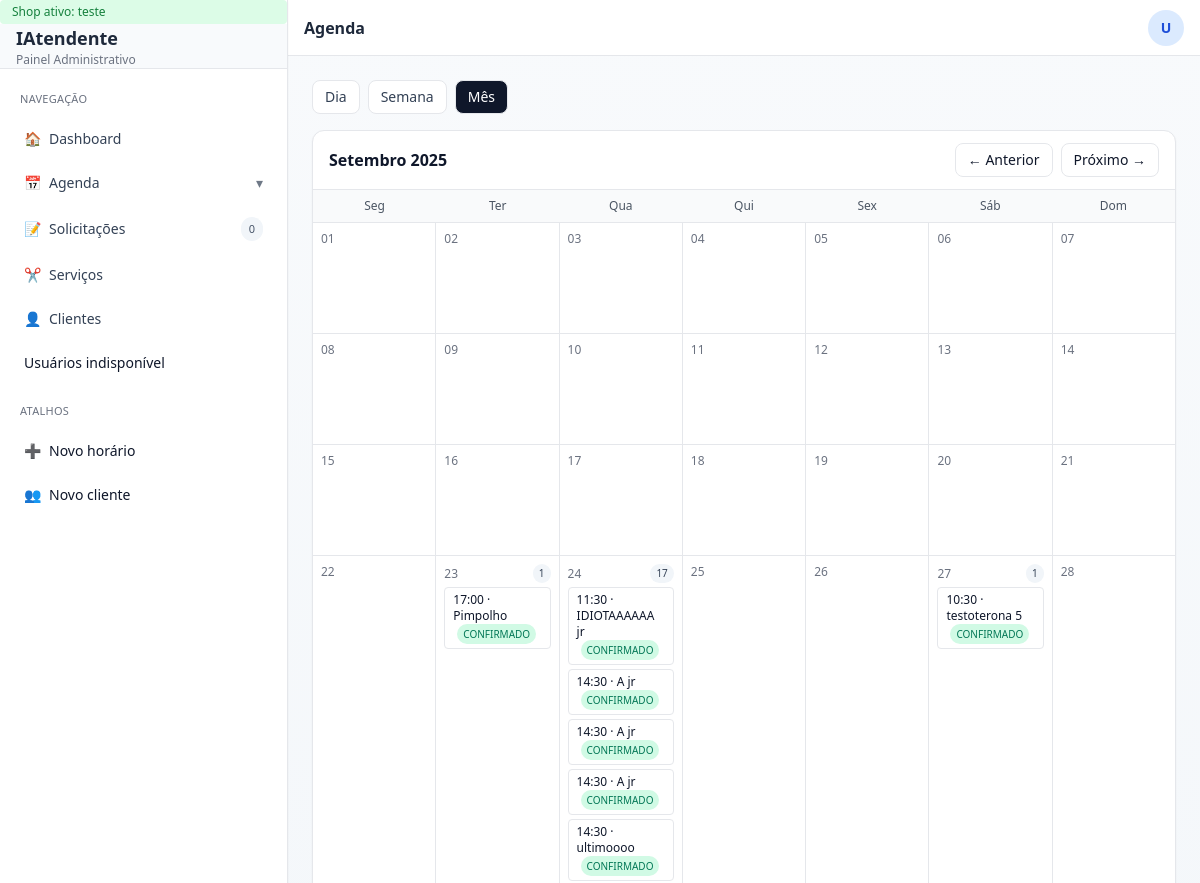
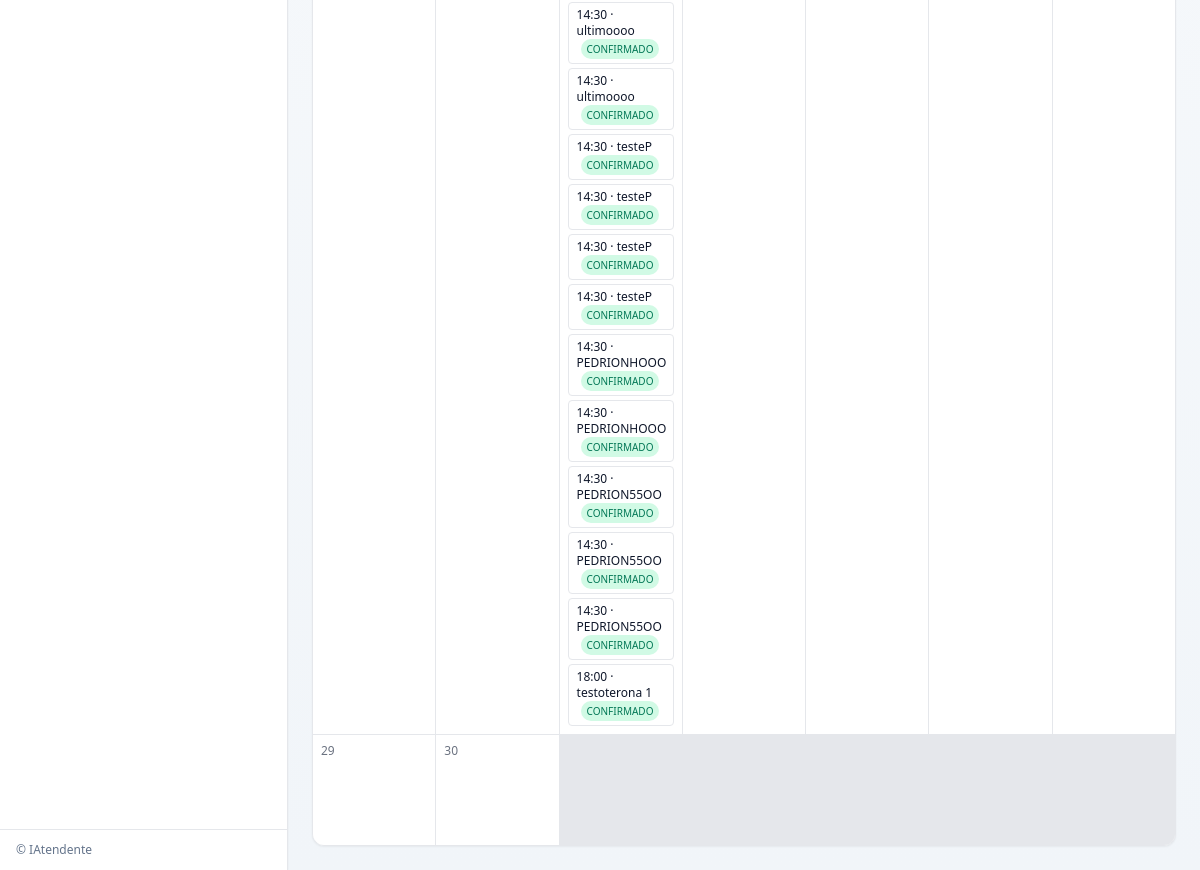
Page /teste/agendamentos/mes/?view=mes (signed in) on the committed database (2 pictures, top to bottom).
### barbearias/models.py (models this page shows, shortened)
class BarberShop(models.Model):
    owner = models.ForeignKey(
        settings.AUTH_USER_MODEL,
        on_delete=models.SET_NULL,
        null=True,
        blank=True,
        related_name="owned_shops",
    )
    nome = models.CharField(max_length=120)
    slug = models.SlugField(max_length=140, unique=True)
    telefone = models.CharField(max_length=32, blank=True)
    timezone = models.CharField(max_length=64, default="America/Sao_Paulo")
    created_at = models.DateTimeField(auto_now_add=True)
    class Meta:
        ordering = ["nome"]

### agendamentos/models.py (models this page shows, shortened)
class Agendamento(models.Model):
    shop = models.ForeignKey("barbearias.BarberShop", on_delete=models.CASCADE, related_name="agendamentos")
    solicitacao = models.OneToOneField(
        "solicitacoes.Solicitacao",
        on_delete=models.CASCADE,
        related_name="agendamento",
        null=True, blank=True,
    )
    cliente = models.ForeignKey(
        "clientes.Cliente",
        on_delete=models.SET_NULL,
        null=True, blank=True,
        related_name="agendamentos",
    )
    cliente_nome = models.CharField(max_length=120, blank=True)
    barbeiro = models.ForeignKey(
        User,
        on_delete=models.SET_NULL,
        blank=True, null=True,
        related_name="agendamentos",
        db_index=True,
    )
    servico = models.ForeignKey(
        "servicos.Servico",
        on_delete=models.SET_NULL,
        null=True, blank=True,
        related_name="agendamentos",
    )
    servico_nome = models.CharField(max_length=120, blank=True)
    preco_cobrado = models.DecimalField(max_digits=8, decimal_places=2, null=True, blank=True)
    inicio = models.DateTimeField()
    fim    = models.DateTimeField(null=True, blank=True)
    status = models.CharField(
        max_length=10,
        choices=StatusAgendamento.choices,
        default=StatusAgendamento.CONFIRMADO,  # ✅ nasce confirmado
    )
    observacoes = models.TextField(null=True, blank=True)
    created_at = models.DateTimeField(default=timezone.now, editable=False)
    updated_at = models.DateTimeField(auto_now=True)
    class Meta:
        ordering = ["inicio"]
        indexes = [
            models.Index(fields=["inicio"]),
            models.Index(fields=["status"]),
            models.Index(fields=["barbeiro", "inicio"]),
            models.Index(fields=["cliente", "inicio"]),
        ]
        constraints = [
            models.CheckConstraint(
                name="ag_fim_gt_inicio",
                check=Q(fim__gt=F("inicio")),
            ),
        ]

### clientes/models.py (models this page shows, shortened)
class Cliente(models.Model):
    class RecorrenciaStatus(models.TextChoices):
        ATIVO = "ATIVO", "Ativo"
        INATIVO = "INATIVO", "Inativo"
    shop = models.ForeignKey("barbearias.BarberShop", on_delete=models.CASCADE, related_name="clientes")
    nome = models.CharField(max_length=120)
    telefone = models.CharField(max_length=20, unique=True, null=True, blank=True)
    preferencias = models.TextField(null=True, blank=True)
    recorrencia_status = models.CharField(
        max_length=10, choices=RecorrenciaStatus.choices, default=RecorrenciaStatus.ATIVO
    )
    ultimo_corte = models.DateTimeField(null=True, blank=True)
    tags = models.JSONField(null=True, blank=True)
    barbeiro_preferido = models.CharField(max_length=120, null=True, blank=True)
    foto_url = models.URLField(null=True, blank=True)
    created_at = models.DateTimeField(default=timezone.now, editable=False)
    updated_at = models.DateTimeField(auto_now=True)
    class Meta:
        indexes = [models.Index(fields=["nome"])]
        ordering = ["nome"]

### agendamentos/views.py (the view)
# urls.py: path("mes/", views.agenda_mes, name="agenda_mes"),
@login_required
def agenda_mes(request, shop_slug):
    shop = get_object_or_404(BarberShop, slug=shop_slug)
    hoje = timezone.localdate()
    ref_date = _parse_date(request.GET.get("data", ""), hoje).replace(day=1)
    year, month = ref_date.year, ref_date.month
    first_weekday, num_days = monthrange(year, month)
    tz = timezone.get_current_timezone()
    start_dt = timezone.make_aware(datetime(year, month, 1, 0, 0, 0), tz)
    end_dt = start_dt + timedelta(days=num_days)
    ag_qs = (
        Agendamento.objects.filter(
            shop=shop,
            status=StatusAgendamento.CONFIRMADO,
            inicio__gte=start_dt,
            inicio__lt=end_dt,
        )
        .select_related("cliente", "servico")
        .order_by("inicio")
    )
    tmp = {ref_date + timedelta(days=i): [] for i in range(num_days)}
    for ag in ag_qs:
        d_local = timezone.localtime(ag.inicio, tz).date()
        if d_local not in tmp:
            continue
        tmp[d_local].append({
            "id": ag.id,
            "inicio": ag.inicio,
            "fim": ag.fim,
            "cliente_nome": ag.cliente_nome or (ag.cliente.nome if ag.cliente else "—"),
            "servico_nome": ag.servico_nome or (ag.servico.nome if ag.servico else "—"),
            "status": ag.status,
        })
    por_dia = OrderedDict(sorted(tmp.items(), key=lambda kv: kv[0]))
    blank_cells = list(range(first_weekday))
    dias_semana = ["Seg", "Ter", "Qua", "Qui", "Sex", "Sáb", "Dom"]
    prev_month, next_month = _month_nav(ref_date)
    ctx = {
        "title": "Agenda — Mês",
        "view": "mes",
        "ref_date": ref_date,
        "por_dia": por_dia,
        "blank_cells": blank_cells,
        "dias_semana": dias_semana,
        "prev_month": prev_month,
        "next_month": next_month,
        "shop": shop,
    }
    return render(request, "agendamentos/agenda_mes.html", ctx)

### agendamentos/templates/agendamentos/agenda_mes.html (shortened to what this page needs)
{% extends "painel/base.html" %}
{% block header %}Agenda{% endblock %}
{% block content %}
{% include "agendamentos/_agenda_tabs.html" %}
<div class="bg-white rounded-xl shadow-sm border border-gray-200 overflow-hidden">
  <div class="flex items-center justify-between px-4 py-3 border-b border-gray-200">
    <div class="font-semibold">{{ ref_date|date:"F Y" }}</div>
    <div class="flex gap-2">
      <a class="text-sm px-3 py-1.5 rounded-lg border bg-white hover:bg-gray-50"
         href="{% url 'agendamentos:agenda_mes' %}?data={{ prev_month|date:'Y-m-d' }}">← Anterior</a>
      <a class="text-sm px-3 py-1.5 rounded-lg border bg-white hover:bg-gray-50"
         href="{% url 'agendamentos:agenda_mes' %}?data={{ next_month|date:'Y-m-d' }}">Próximo →</a>
    </div>
  </div>
  <div class="grid grid-cols-7 bg-gray-50 border-b border-gray-200">
    {% for label in dias_semana %}
      <div class="text-center text-xs font-medium text-gray-600 py-2">{{ label }}</div>
    {% endfor %}
  </div>
  <div class="grid grid-cols-7 gap-px bg-gray-200">
    {% for dia, items in por_dia.items %}
      <div class="bg-white min-h-[110px] p-2">
        <div class="flex items-center justify-between">
          <div class="text-xs text-gray-500">
            <a href="{% url 'agendamentos:agenda_dia' %}?dia={{ dia|date:'Y-m-d' }}"
               class="hover:underline">{{ dia|date:"d" }}</a>
          </div>
          {% if items %}
            <span class="text-[10px] px-1.5 py-0.5 rounded-full bg-slate-100 text-slate-700">{{ items|length }}</span>
          {% endif %}
        </div>
        <ul class="mt-1 space-y-1">
          {% for ag in items %}
            <li class="text-xs rounded border border-gray-200 px-2 py-1">
              <span class="font-medium">
                {% if ag.inicio %}{{ ag.inicio|date:"H:i" }}{% else %}--:--{% endif %}
              </span>
              ·
              {% if ag.cliente and ag.cliente.nome %}
                {{ ag.cliente.nome }}
              {% elif ag.cliente_nome %}
                {{ ag.cliente_nome }}
              {% elif ag.nome %}
                {{ ag.nome }}
              {% elif ag.telefone %}
                {{ ag.telefone }}
              {% else %}
                —
              {% endif %}
              {% with st=ag.status|stringformat:"s" %}
              <span class="ml-1 inline-block align-middle text-[10px] px-1.5 py-0.5 rounded-full
                {% if st == 'CONFIRMADA' or st == 'CONFIRMADO' %} bg-emerald-100 text-emerald-700
                {% elif st == 'PENDENTE' %}                         bg-amber-100 text-amber-700
                {% elif st == 'NEGADA' or st == 'CANCELADA' %}      bg-rose-100 text-rose-700
                {% else %}                                           bg-gray-100 text-gray-700 {% endif %}">
                {{ st }}
              </span>
              {% endwith %}
            </li>
          {% endfor %}
        </ul>
      </div>
    {% endfor %}
  </div>
</div>
{% endblock %}

### painel/templates/painel/base.html (shortened to what this page needs)
{% load static %}
<!DOCTYPE html>
<html lang="pt-br" class="h-full">
<head>
  <link rel="stylesheet" href="{% static 'build/tailwind.css' %}">
</head>
<body class="min-h-full bg-gradient-to-b from-slate-50 to-slate-100 text-slate-900">
  <div class="min-h-screen flex">
    <aside class="fixed lg:static inset-y-0 left-0 z-40 w-72
             -translate-x-full peer-checked:translate-x-0 lg:translate-x-0
             transition-transform duration-200 bg-white border-r border-gray-200 shadow-sm
             flex flex-col">
      <div class="flex-1 overflow-y-auto">
        {% include "painel/_sidebar.html" %}
      </div>
      <div class="px-4 py-3 border-t text-xs text-slate-500">
        © {{ now|default_if_none:""|date:"Y" }} IAtendente
      </div>
    </aside>
    <main class="flex-1 min-w-0 flex flex-col">
      <header class="h-14 bg-white border-b border-gray-200 flex items-center justify-between px-3 sm:px-4">
        <div class="flex items-center gap-2">
          <h1 class="font-semibold text-slate-800 truncate">
            {% block header %}{{ title|default:"" }}{% endblock %}
          </h1>
        </div>
        {% if request.user.is_authenticated %}
        <details class="relative group">
          <summary class="flex items-center gap-2 cursor-pointer list-none">
            <div
              class="w-9 h-9 rounded-full bg-blue-100 flex items-center justify-center text-sm font-bold text-blue-700">
              {{ request.user.first_name|slice:":1"|default:"U" }}
            </div>
          </summary>
        </details>
        {% else %}
        <a href="{% url 'login' %}" class="px-3 py-2 rounded-md bg-blue-600 text-white text-sm hover:bg-blue-700">
          Entrar
        </a>
        {% endif %}
      </header>
      <div class="p-4 sm:p-6 max-w-7xl w-full mx-auto">
        {% block content %}{% endblock %}
      </div>
    </main>
  </div>
</body>
</html>

### painel/templates/painel/_sidebar.html (shortened to what this page needs)
{% with rm=request.resolver_match|default:'' ns=rm.namespace|default:'' url_name=rm.url_name|default:'' q=request.GET.urlencode pending=solicitacoes_pendentes_count|default:0 %}
  {% if shop %}
  <div class="px-3 py-1 text-xs text-green-700 bg-green-100 rounded">
    Shop ativo: {{ shop.slug }}
  </div>
{% else %}
  <div class="px-3 py-1 text-xs text-red-700 bg-red-100 rounded">
    Nenhuma barbearia encontrada.
  </div>
{% endif %}
  <div class="px-4 py-4 border-b border-gray-200 bg-slate-50">
    {% if request.user.is_authenticated %}
      <a href="{% url 'painel:dashboard' %}" class="block">
        <div class="text-lg font-bold text-slate-800">IAtendente</div>
        <div class="text-xs text-gray-500">Painel Administrativo</div>
      </a>
    {% else %}
      <div class="text-lg font-bold text-slate-400">IAtendente</div>
      <div class="text-xs text-gray-400">Painel Administrativo</div>
    {% endif %}
  </div>
  <nav class="p-3 space-y-2 text-sm">
    <div class="px-2 pt-2 pb-1 text-[11px] uppercase tracking-wide text-gray-500">Navegação</div>
    {% if request.user.is_authenticated %}
      <a href="{% url 'painel:dashboard' %}"
         class="flex items-center gap-2 px-3 py-2 rounded-lg transition
                {% if ns == 'painel' and url_name == 'dashboard' %}
                  bg-blue-600 text-white shadow-sm
                {% else %}
                  text-slate-700 hover:bg-slate-50
                {% endif %}">
        <span>🏠</span><span>Dashboard</span>
      </a>
    {% else %}
      <span class="block px-3 py-2 text-slate-400">Dashboard indisponível</span>
    {% endif %}
    <details class="group" {% if ns == 'agendamentos' %}open{% endif %}>
      <summary class="flex items-center gap-2 px-3 py-2 rounded-lg cursor-pointer transition
                      {% if ns == 'agendamentos' %}
                        bg-blue-600 text-white shadow-sm
                      {% else %}
                        text-slate-700 hover:bg-slate-50
                      {% endif %}">
        <span>📅</span><span class="flex-1">Agenda</span>
        <span class="transition-transform group-open:rotate-180 opacity-70">▾</span>
      </summary>
    </details>
    {% if request.user.is_authenticated %}
      <a href="{% url 'painel:solicitacoes' %}"
         class="flex items-center gap-2 px-3 py-2 rounded-lg transition
                {% if ns == 'painel' and url_name == 'solicitacoes' %}
                  bg-blue-600 text-white shadow-sm
                {% else %}
                  text-slate-700 hover:bg-slate-50
                {% endif %}">
        <span>📝</span>
        <span class="flex-1">Solicitações</span>
        <span class="ml-auto inline-flex items-center rounded-full text-[11px] px-2 py-0.5
                     {% if pending|default:0 > 0 %}
                       bg-amber-100 text-amber-700
                     {% else %}
                       bg-slate-100 text-slate-600
                     {% endif %}">
          {{ pending|default:0 }}
        </span>
      </a>
    {% else %}
      <span class="block px-3 py-2 text-slate-400">Solicitações indisponível</span>
    {% endif %}
    {% if request.user.is_authenticated and shop %}
      <a href="{% url 'servicos:lista' shop.slug %}"
         class="flex items-center gap-2 px-3 py-2 rounded-lg transition
                {% if ns == 'servicos' %}
                  bg-blue-600 text-white shadow-sm
                {% else %}
                  text-slate-700 hover:bg-slate-50
                {% endif %}">
        <span>✂️</span><span>Serviços</span>
      </a>
    {% else %}
      <span class="block px-3 py-2 text-slate-400">Serviços indisponível</span>
    {% endif %}
    {% if request.user.is_authenticated and shop %}
      <a href="{% url 'clientes:lista' shop.slug %}"
         class="flex items-center gap-2 px-3 py-2 rounded-lg transition
                {% if ns == 'clientes' %}
                  bg-blue-600 text-white shadow-sm
                {% else %}
                  text-slate-700 hover:bg-slate-50
                {% endif %}">
        <span>👤</span><span>Clientes</span>
      </a>
    {% else %}
      <span class="block px-3 py-2 text-slate-400">Clientes indisponível</span>
    {% endif %}
    {% if is_manager and shop %}
      <a href="{% url 'barbearias:usuarios' shop.slug %}"
         class="flex items-center gap-2 px-3 py-2 rounded-lg transition
                {% if ns == 'barbearias' and url_name == 'usuarios' %}
                  bg-blue-600 text-white shadow-sm
                {% else %}
                  text-slate-700 hover:bg-slate-50
                {% endif %}">
        <span>👥</span><span>Usuários</span>
      </a>
    {% else %}
      {% if request.user.is_authenticated %}
        <span class="block px-3 py-2 text-slate-400">Usuários indisponível</span>
      {% endif %}
    {% endif %}
    <div class="px-2 pt-3 pb-1 text-[11px] uppercase tracking-wide text-gray-500">Atalhos</div>
    {% if shop %}
      <a href="{% url 'agendamentos:agenda_dia' shop.slug %}?new=1"
         class="flex items-center gap-2 px-3 py-2 rounded-lg hover:bg-slate-50 transition">
        <span>➕</span><span>Novo horário</span>
      </a>
    {% else %}
      <span class="block px-3 py-2 text-slate-400">Novo horário indisponível</span>
    {% endif %}
    {% if request.user.is_authenticated and shop %}
      <a href="{% url 'clientes:novo' shop.slug %}"
         class="flex items-center gap-2 px-3 py-2 rounded-lg hover:bg-slate-50 transition">
        <span>👥</span><span>Novo cliente</span>
      </a>
    {% else %}
      <span class="block px-3 py-2 text-slate-400">Novo cliente indisponível</span>
    {% endif %}
  </nav>
{% endwith %}

### rows in the picture
BarberShop: slug "teste"
Agendamento: inicio "17:00", cliente_nome "Pimpolho", items "CONFIRMADO"
Agendamento: inicio "11:30", cliente_nome "IDIOTAAAAAA jr", items "CONFIRMADO"
Agendamento: inicio "14:30", items "CONFIRMADO"
Cliente: cliente_nome "A jr" "A jr" "A jr"
Agendamento: inicio "14:30", items "CONFIRMADO"
Agendamento: inicio "14:30", items "CONFIRMADO"
Agendamento: inicio "14:30", items "CONFIRMADO"
Cliente: cliente_nome "ultimoooo" "ultimoooo" "ultimoooo"
Agendamento: inicio "14:30", items "CONFIRMADO"
Agendamento: inicio "14:30", items "CONFIRMADO"
Agendamento: inicio "14:30", items "CONFIRMADO"
Cliente: cliente_nome "testeP" "testeP" "testeP" "testeP"
Agendamento: inicio "14:30", items "CONFIRMADO"
Agendamento: inicio "14:30", items "CONFIRMADO"
Agendamento: inicio "14:30", items "CONFIRMADO"
Agendamento: inicio "14:30", items "CONFIRMADO"
Cliente: cliente_nome "PEDRIONHOOO" "PEDRIONHOOO"
Agendamento: inicio "14:30", items "CONFIRMADO"
Agendamento: inicio "14:30", items "CONFIRMADO"
Cliente: cliente_nome "PEDRION55OO" "PEDRION55OO" "PEDRION55OO"
Agendamento: inicio "14:30", items "CONFIRMADO"
Agendamento: inicio "14:30", items "CONFIRMADO"
Agendamento: inicio "18:00", cliente_nome "testoterona 1", items "CONFIRMADO"
Agendamento: inicio "10:30", cliente_nome "testoterona 5", items "CONFIRMADO"

### other values in the picture
{{ pending|default:0 }} "0"
{{ request.user.first_name|slice:":1"|default:"U" }} "U"
{{ ref_date|date:"F Y" }} "Setembro 2025"
{{ label }} "Seg" "Ter" "Qua" "Qui" "Sex" "Sáb" "Dom"
{{ dia|date:"d" }} "01" "02" "03" "04" "05" "06" "07" "08" "09" "10" "11" "12" "13" "14" "15" "16" "17" "18" "19" "20" "21" "22" "23" "24" "25" "26" "27" "28" "29" "30"
{{ items|length }} "1" "17" "1"
